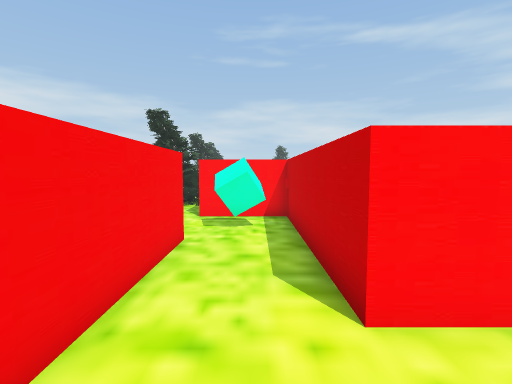
view 1 (above)

19 first-person views from a walk through a Unity game level. The camera is 1.4 m above the floor, tilts 4° down and sees 85° across. The floor is counted in squares, 0.9 m on a side. Each view is taken from the middle of a square. On the plan, view 1 faces up. The plan holds only what a view shows up to about 14 squares ahead; the rest is blank. The player is left out.

view 2
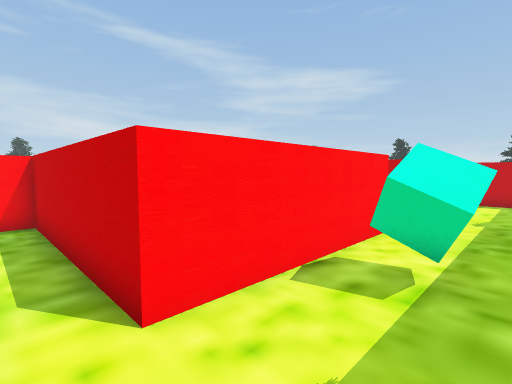

view 3
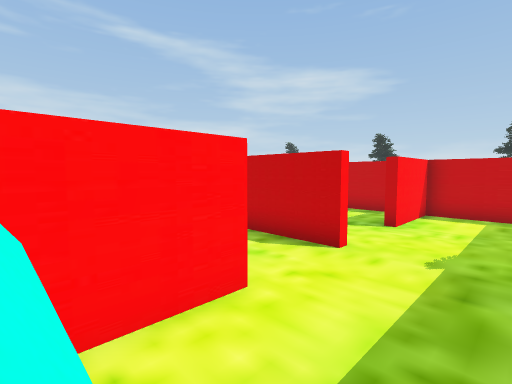

view 4
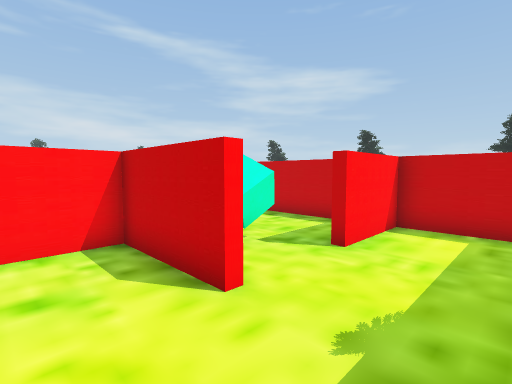

view 5
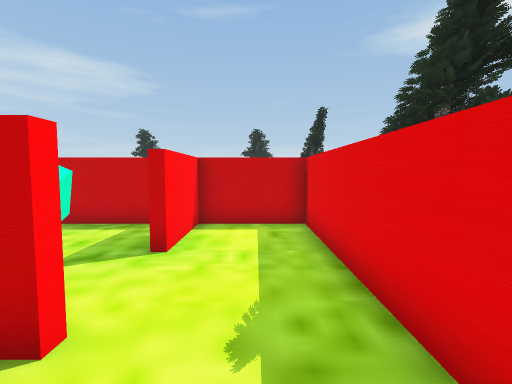

view 6
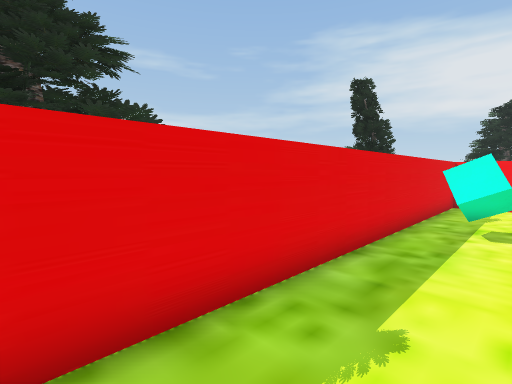

view 7
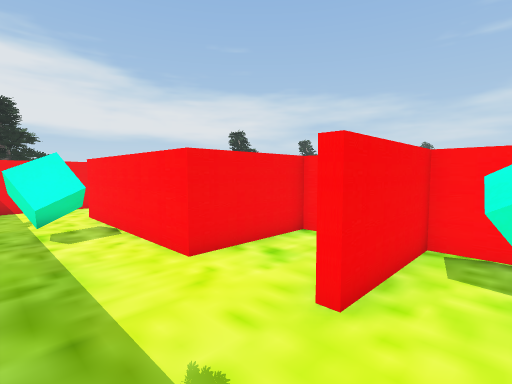

view 8
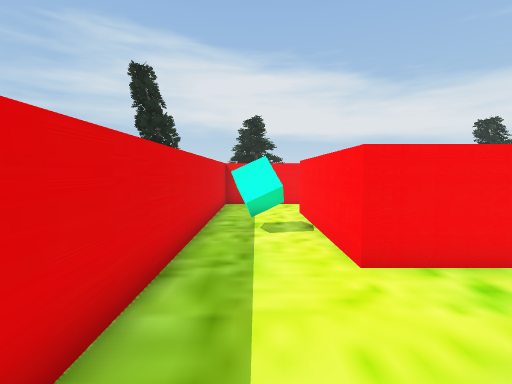

view 9
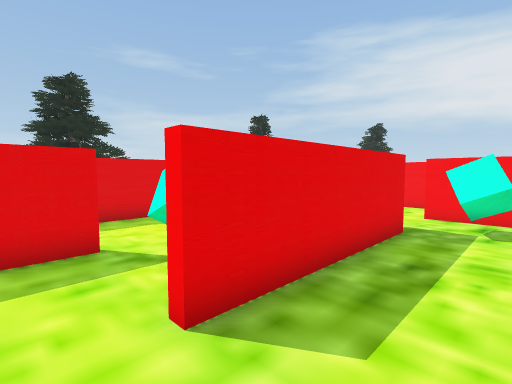

view 10
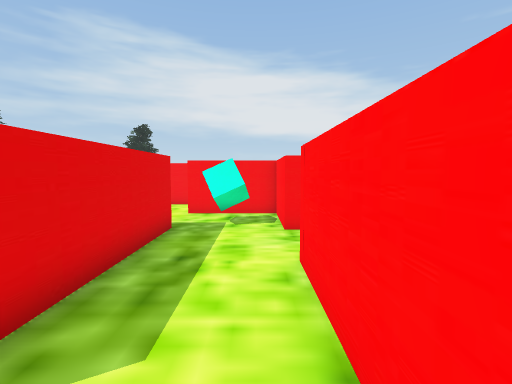

view 11
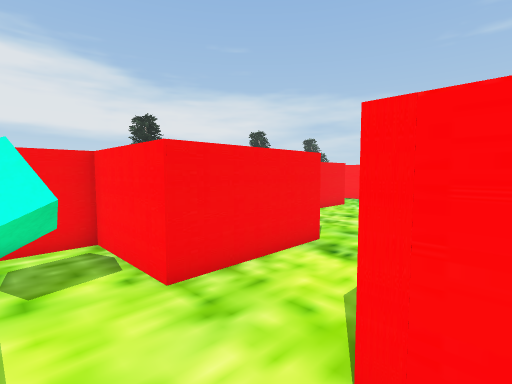

view 12
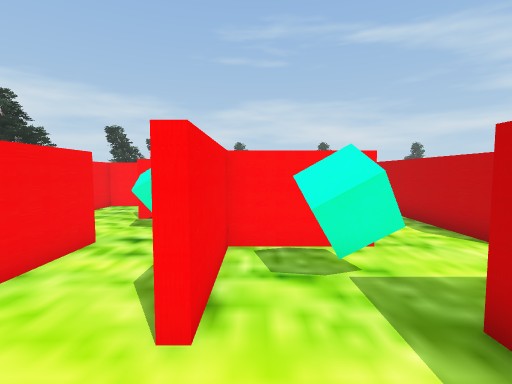

view 13
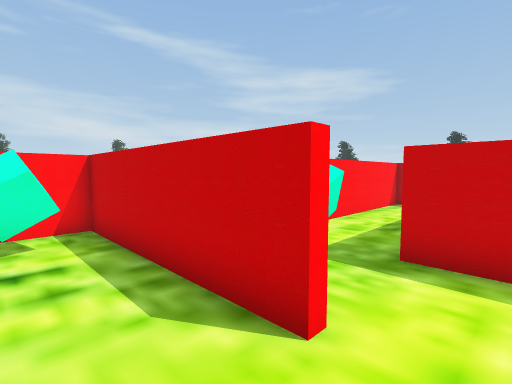

view 14
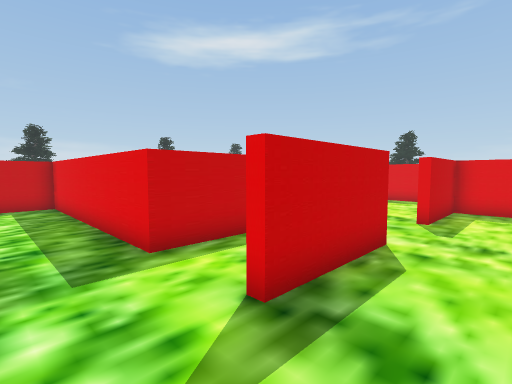

view 15
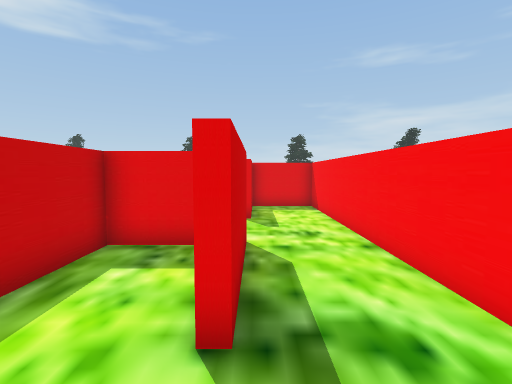

view 16
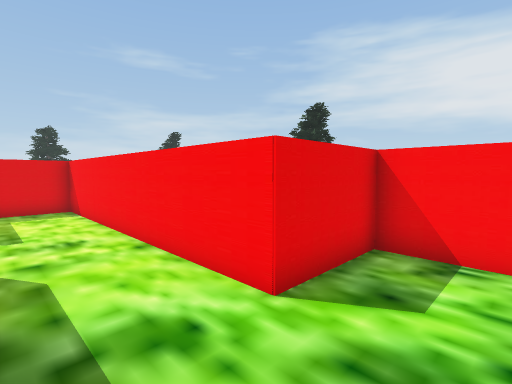

view 17
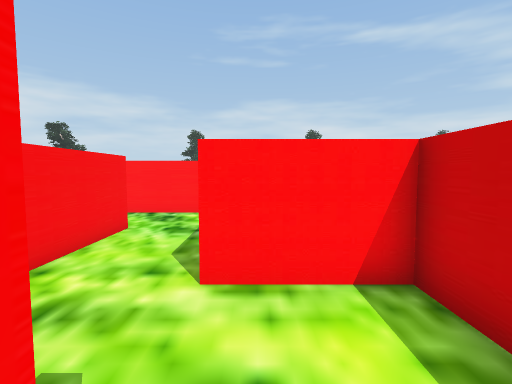

view 18
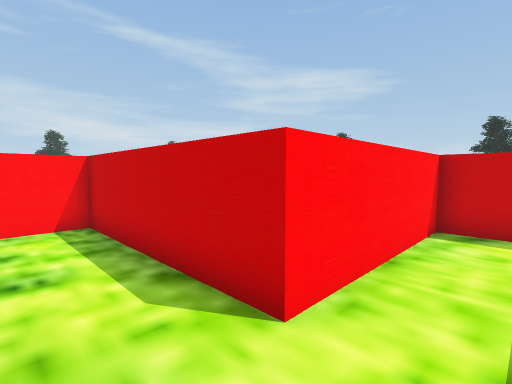

view 19
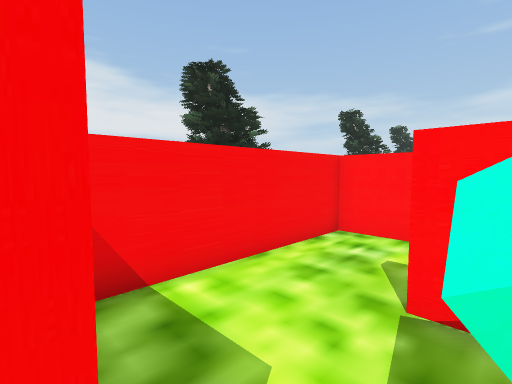

### Floor plan
Points are (right, up) in squares from view 1. A wall is a line through its corners. A room is listed if a view was taken in it or the views show most of it. See-through windows are left out.
Room 1 (views 1, 2, 3, 4, 5, 6, 7, 8)
walls: (11.8, 6.3) (10.5, 6.3) (10.5, 2.7) (10.2, 2.7) (10.2, 6.3) (7.5, 6.3) (7.5, 2.7) (1.1, 2.7); (13.6, 6.6) (13.6, 6.2); (16.4, 4.1) (16.4, 6.6); (-1.7, 1.5) (-1.7, -0.5) (16.4, -0.5) (16.4, 2.7) (13.4, 2.7) (13.4, 3.1) (14.9, 3.1)
ways out: opening at (14.5, 7) to room 2; opening at (-0.5, 2.5)
objects: cube (4, 1) to (5, 1); cube (12, 4) to (13, 5)
Room 2 (views 9, 10, 11, 14, 15, 16, 17, 18)
walls: (8.2, 17.1) (10.2, 17.1) (10.2, 20.8) (19.3, 20.8) (19.3, 22.5); (7.5, 13.6) (7.5, 9.8) (6.5, 9.8); (5.9, 23.8) (3, 23.8); (7.2, 6.6) (13.6, 6.6); (1.4, 22.9) (1.4, 20.8) (4.4, 20.8) (4.4, 10.1) (7.2, 10.1) (7.2, 13.6); (16.4, 6.6) (16.4, 9.8) (10.2, 9.8) (10.2, 16.8) (7.2, 16.8) (7.2, 20.8) (7.6, 20.8)
ways out: opening at (14.5, 7) to room 1; opening at (7, 8.5) to room 4
objects: cube (6, 8) to (7, 8)
Room 3 (views 12, 13, 19)
walls: (1.4, 10.2) (1.4, 7.8); (4.4, 7.5) (4.4, 6.3) (4.1, 6.3) (4.1, 13.3) (1, 13.3); (1.4, 5.8) (1.4, 4.8); (0.1, 16.8) (-1.7, 16.8) (-1.7, 10.9); (7.2, 5.1) (7.2, 6.6)
ways out: opening at (5.5, 7) to room 4
objects: cube (2, 12) to (3, 12)
Room 4 (no view inside)
walls: (6.5, 9.8) (4.4, 9.8) (4.4, 7.5)
ways out: opening at (7, 8.5) to room 2; opening at (5.5, 7) to room 3

Where each view was taken, in squares from view 1:
view 1: 0 up, 0 right, facing up
view 2: 0 up, 0 right, facing up-right
view 3: 0 up, 5 right, facing up-right
view 4: 0 up, 8 right, facing up-right
view 5: 1 up, 8 right, facing right
view 6: 2 up, 13 right, facing down-left
view 7: 0 up, 12 right, facing up-left
view 8: 1 up, 12 right, facing left
view 9: 9 up, 15 right, facing down-left
view 10: 9 up, 15 right, facing left
view 11: 8 up, 11 right, facing up-left
view 12: 4 up, 5 right, facing up
view 13: 5 up, 2 right, facing up-right
view 14: 23 up, 5 right, facing down-right
view 15: 23 up, 7 right, facing down
view 16: 23 up, 7 right, facing down-left
view 17: 13 up, 8 right, facing up
view 18: 8 up, 8 right, facing up-right
view 19: 10 up, 2 right, facing up-left
